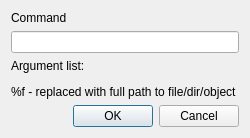
<?xml version="1.0" encoding="UTF-8"?>
<ui version="4.0">
 <class>EditCommand</class>
 <widget class="QDialog" name="EditCommand">
  <property name="geometry">
   <rect>
    <x>0</x>
    <y>0</y>
    <width>250</width>
    <height>132</height>
   </rect>
  </property>
  <property name="sizePolicy">
   <sizepolicy hsizetype="Fixed" vsizetype="Fixed">
    <horstretch>0</horstretch>
    <verstretch>0</verstretch>
   </sizepolicy>
  </property>
  <property name="minimumSize">
   <size>
    <width>250</width>
    <height>0</height>
   </size>
  </property>
  <property name="maximumSize">
   <size>
    <width>250</width>
    <height>132</height>
   </size>
  </property>
  <property name="windowTitle">
   <string>Dialog</string>
  </property>
  <layout class="QVBoxLayout" name="verticalLayout_2">
   <item>
    <layout class="QVBoxLayout" name="verticalLayout">
     <item>
      <widget class="QLabel" name="commandLabel">
       <property name="text">
        <string>Command</string>
       </property>
      </widget>
     </item>
     <item>
      <widget class="QLineEdit" name="commandEdit"/>
     </item>
    </layout>
   </item>
   <item>
    <widget class="QLabel" name="label">
     <property name="text">
      <string>&lt;html&gt;&lt;head/&gt;&lt;body&gt;&lt;p&gt;Argument list:&lt;/p&gt;&lt;p&gt;%f - replaced with full path to file/dir/object&lt;/p&gt;&lt;/body&gt;&lt;/html&gt;</string>
     </property>
    </widget>
   </item>
   <item>
    <widget class="QDialogButtonBox" name="buttonBox">
     <property name="standardButtons">
      <set>QDialogButtonBox::Cancel|QDialogButtonBox::Ok</set>
     </property>
    </widget>
   </item>
  </layout>
 </widget>
 <resources/>
 <connections/>
</ui>
